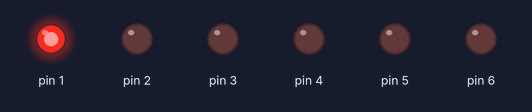
A sketch run on a simulated Arduino Uno, built with avr-gcc and run on an emulated ATmega328P. Parts: output pins drawn as LEDs (lit = HIGH).

Above: at 0.05 s.
At 0.75 s:
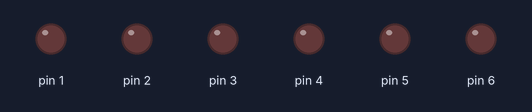
At 1.05 s:
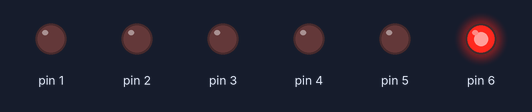
At 1.45 s:
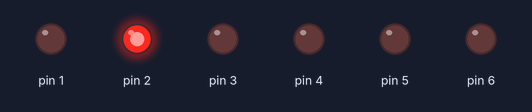
At 2.05 s:
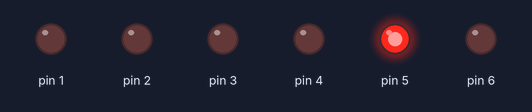
At 2.85 s:
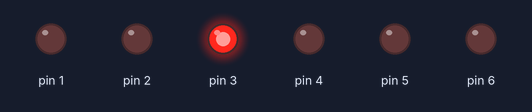
Timing chart, 0 to 3.1 s (numbered marks = the images above):
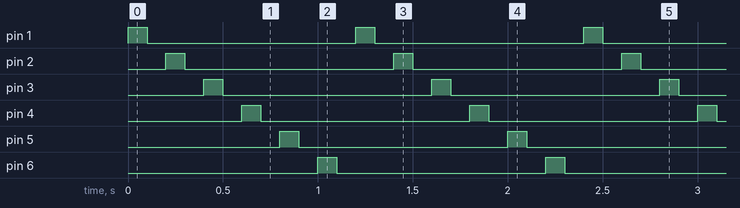

Measured:
- by itself, pin 1–6: alternates HIGH for 0.10 s and LOW for 1.1 s
- by itself, everything shown: repeats every 1.2 s, in 12 steps

The sketch:

sketch.ino
```cpp
void setup() {
  pinMode(1, OUTPUT);
  pinMode(2, OUTPUT);
  pinMode(3, OUTPUT);
  pinMode(4, OUTPUT);
  pinMode(5, OUTPUT);
  pinMode(6, OUTPUT);

}

void loop() {
  for(int i = 1; i < 7; i++){
    digitalWrite(i, HIGH);
    delay(100);
    digitalWrite(i, LOW);
    delay(100);

  }
}
```
